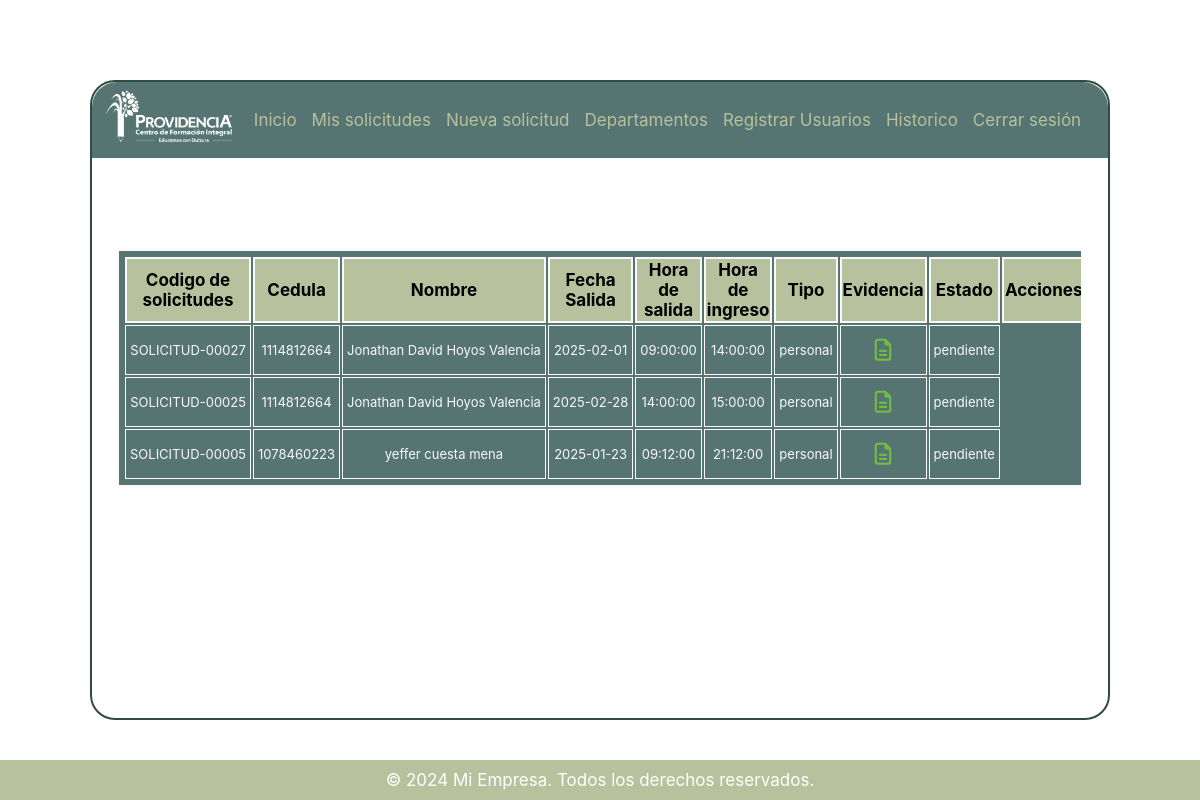
Screenshot of /app/views/dashboard.php (signed in) with the database file from the repository.
### tables this page shows
CREATE TABLE `solicitudes` (
  `id_solicitud` int(11) NOT NULL,
  `identificador_solicitud` varchar(50) NOT NULL,
  `nombre` varchar(100) NOT NULL,
  `cedula` int(11) NOT NULL,
  `correo` varchar(100) NOT NULL,
  `id_departamento` int(11) NOT NULL,
  `fecha_solicitud` datetime NOT NULL DEFAULT current_timestamp(),
  `fecha_permiso` date NOT NULL,
  `hora_salida` time NOT NULL,
  `hora_ingreso` time NOT NULL,
  `observaciones` text DEFAULT NULL,
  `tipo_permiso` varchar(19) NOT NULL,
  `evidencia` varchar(255) DEFAULT NULL,
  `motivo_del_desplazamiento` varchar(150) DEFAULT NULL,
  `departamento_del_desplazamiento` varchar(150) DEFAULT NULL,
  `municipio_del_desplazamiento` varchar(150) DEFAULT NULL,
  `lugar_del_desplazamiento` varchar(150) DEFAULT NULL,
  `medio_de_transporte` enum('MOTOCICLETA','AUTOMOVIL','TRANSPORTE PUBLICO','AVION') DEFAULT NULL,
  `placa_vehiculo` varchar(20) DEFAULT NULL,
  `estado` enum('pendiente','aprobada','rechazada','eliminada') DEFAULT 'pendiente',
  `estado_porteria` enum('pendiente','terminada') DEFAULT 'pendiente',
  `estado_revision` enum('pendiente','terminada') DEFAULT 'pendiente',
  `fecha_estado` datetime DEFAULT NULL,
  `fecha_estado_vigilancia` datetime DEFAULT NULL,
  `fecha_estado_revision` datetime DEFAULT NULL
);

### conexion.php (called while the page is built, shortened)
<?php
class ConectService {
    static public function conectar()
    {
             $rutaServidor = "localhost";
             $puerto = "3306";
             $usuario = "root";
             $contrasena = "";
             $BD = "solicitud_permisos";
        $base_de_datos = null;
        try {
            $base_de_datos = new PDO("mysql:host=$rutaServidor;port=$puerto;dbname=$BD", $usuario, $contrasena);
            $base_de_datos->setAttribute(PDO::ATTR_ERRMODE, PDO::ERRMODE_EXCEPTION);
        } catch (PDOException $e) {
            throw new Exception("Error al conectar a la base de datos: " . $e->getMessage());
        }
        return  $base_de_datos;
    }
}
?>

### app/controller/solicitudController.php (called while the page is built, shortened)
<?php
require_once __DIR__ . '/../models/SolicitudModel.php';
class SolicitudController {
    public $solicitudModel;
    public function __construct() {
        $this->solicitudModel = new solicitudModel();
    }
    public function solicitudesDeDepartamento($id_departamento){
        if (!$id_departamento) {
            return json_encode(['error' => 'El ID del departamento es obligatorio']);
        } else {
            $solicitudes = $this->solicitudModel->solicitudesDeDepartamento($id_departamento);
            if ($solicitudes) {
                return $solicitudes;
            } else {
                return false;
            }
        }
    }
}

### app/models/SolicitudModel.php (called while the page is built, shortened)
<?php
require_once __DIR__ . '/../../conexion.php';
class solicitudModel {
    private $db;
    public function __construct()
    {
        $this->db = ConectService::conectar();
    }
    public function solicitudesDeDepartamento($id_departamento){
        $sql = "SELECT * FROM solicitudes WHERE id_departamento = ? AND estado = 'pendiente' ORDER BY fecha_solicitud DESC;";
        $smtp = $this->db->prepare($sql);
        $smtp->execute([$id_departamento]);
        return $smtp->fetchAll(PDO::FETCH_ASSOC);
    }
}
?>

### app/views/dashboard.php (the view, shortened to what this page needs)
<?php
require_once __DIR__ . '/../controller/solicitudController.php';
$solicitudController = new SolicitudController();
$id_departamento = $_SESSION['id_departamento'];
$solicitudes = $solicitudController->solicitudesDeDepartamento($id_departamento);
?>
<!DOCTYPE html>
<html lang="es">
<head>
    <link rel="stylesheet" href="https://cdnjs.cloudflare.com/ajax/libs/font-awesome/6.4.0/css/all.min.css">
    <link rel="stylesheet" href="/solicitud_de_permisos_laborales/app/assets/css/style.css">
    <link rel="stylesheet" href="/solicitud_de_permisos_laborales/app/assets/css/tarjetas.css">
</head>
<body>
    <main>
    <section id="navigation">
    <nav>
        <figure style="margin:0; padding:0; width:150px;">
            <a href="dashboard.php"><img src="/solicitud_de_permisos_laborales/app/assets/img/logocfipblanco.png" style="width: 100%;" alt=""></a>
        </figure>
        <ul id="menu">
            <?php if ($_SESSION['rol'] == "lider_aprobador" || $_SESSION['rol'] == "administrador" || $_SESSION['rol'] == "TI"){
                echo '<li><a href="dashboard.php">Inicio</a></li>';
            }
            ?>
            <li><a href="solicitudes.php">Mis solicitudes</a></li>
            <li><a href="solicitud_de_permisos.php">Nueva solicitud</a></li>
            <?php if ($_SESSION['rol'] == 'administrador' || $_SESSION['rol'] == "TI"){
                    echo '<li><a href="departamentos.php">Departamentos</a></li>';
                    echo '<li><a href="register.php"> Registrar Usuarios</a></li>';
                    echo '<li><a href="historico.php"> Historico </a></li>';
                }
            ?>
            <li><a href="/solicitud_de_permisos_laborales/cierre_de_sesion.php" id="btn_salir">Cerrar sesión</a></li>
        </ul>
    </nav>
</section>
    <div class="tabla_registro">
        <table id="tabla_registros" style="height: 100% ;width: 100%;">
            <thead>
                <tr>
                    <th >Codigo de solicitudes</th>
                    <th >Cedula</th>
                    <th >Nombre</th>
                    <th >Fecha Salida</th>
                    <th >Hora de salida</th>
                    <th >Hora de ingreso</th>
                    <th >Tipo</th>
                    <th >Evidencia</th>
                    <th >Estado</th>
                    <?php if ($_SESSION['rol'] == 'lider_aprobador' || $_SESSION['rol']== 'TI' || $_SESSION['rol']== 'administrador'): ?>
                    <th >Acciones</th>
                    <?php endif; ?>
                </tr>
            </thead>
            <tbody>
                <?php if ($solicitudes): ?>
                <?php foreach ($solicitudes as $pruebas1): ?>
                <tr id="fila_<?php echo $pruebas1['id_solicitud']; ?>">
                    <td class="td_solicitud"><?php echo htmlspecialchars($pruebas1['identificador_solicitud']); ?></td>
                    <td class="td_solicitud"><?php echo htmlspecialchars($pruebas1['cedula']); ?></td>
                    <td class="td_solicitud"><?php echo htmlspecialchars($pruebas1['nombre']); ?></td>
                    <td class="td_solicitud"><?php echo htmlspecialchars($pruebas1['fecha_permiso']); ?></td>
                    <td class="td_solicitud"><?php echo htmlspecialchars($pruebas1['hora_salida']); ?></td>
                    <td class="td_solicitud"><?php echo htmlspecialchars($pruebas1['hora_ingreso']); ?></td>
                    <td class="td_solicitud"><?php echo htmlspecialchars($pruebas1['tipo_permiso']); ?></td>
                    <td class="td_solicitud">
                        <button class="btn_accion_solicitud"
                            onclick="procesarSolicitud4('evidencia', <?php echo $pruebas1['id_solicitud']; ?>)">
                            <i class="fa-regular fa-file-lines" style="font-size: 22px; color:var(--verde-corporativo);"></i>
                        </button>
                    </td>
                    <td class="td_solicitud" id="estado_<?php echo $pruebas1['id_solicitud']; ?>">
                        <?php echo htmlspecialchars($pruebas1['estado']); ?>
                    </td>
                </tr>
                <?php endforeach; ?>
                <?php else: ?>
                    <td class="td_solicitud" colspan="10">No tienes solicitudes pendientes en tu departamento</td>
                <?php endif; ?>
            </tbody>
        </table>
    </div>
    </main>
    <footer>
        <p>&copy; 2024 Mi Empresa. Todos los derechos reservados.</p>
    </footer>
</body>
</html>

### app/assets/css/style.css (style rules this page uses)
* { box-sizing: border-box; transition: all 0.3s ease-in-out; font-size: 17px; font-family: "Inter"; }
:root { --verde-corporativo: #72BE44; --verde-claro: #B7C19D; --azul-verde: #567572; --blanco: #F9F9F9; --verde-opaco: #2F4C3F; --veich:#E8D9cE; --gris-fondo: #ACB0AE; }
body, html { margin: 0; padding: 0; height: 100%; font-family: Arial, sans-serif; background: url(/solicitud_de_permisos_laborales/app/assets/img/loginBackground.jpg)center center /cover no-repeat ; }
#navigation { position: relative; display: flex; justify-content: space-between; width: 100%; background-color:var(--azul-verde); border-radius: 25px 25px 0 0; }
nav { position: relative; padding: 8px; width: 100%; display: flex; justify-content: space-between; }
nav ul li a { display: inline-flex; text-decoration: none; list-style-type: none; padding: 0; color: var(--verde-claro); }
nav ul li { display: inline; margin-right: 15px; }
main { position: absolute; top: 50%; left: 50%; transform: translate(-50% , -50%); margin: auto; background-color: rgba(255, 255, 255, 0.6); border-radius: 25px; border: solid 2px var(--verde-opaco); width: 85%; height: 80%; padding: 0px; display: flex; flex-direction: column; align-items: center; }
#menu { margin: 0 auto; padding: 0; display: flex; align-items: center; }
.tabla_registro { border: solid 2px var(--blanco); width: 95%; max-height: 60%; padding: 4px; position: absolute; left: 50%; top: 45%; transform: translateX(-50%) translateY(-50%); background-color: var(--azul-verde); overflow-y: auto; }
#tabla_registros thead { position: sticky; top: 0; background-color: var(--verde-claro); z-index: 1; padding: 0; margin: 0; }
.tabla_registro thead tr th { background-color: var(--verde-claro); border: solid 2px var(--blanco); text-align: center; }
.td_solicitud { font-size: 13px; border: solid 1px var(--blanco); color: var(--blanco); text-align: center; white-space: nowrap; padding: 4px; }
.btn_accion_solicitud { height: 40px; background: none; border: none; width: 40px; }
footer { background-color: var(--verde-claro); text-align: center; padding: 10px 0; color: white; position: absolute; bottom: 0; width: 100%; }
footer p { margin: 0; }

### rows the page displays
solicitudes: identificador_solicitud "SOLICITUD-00027", cedula "1114812664", nombre "Jonathan David Hoyos Valencia", fecha_permiso "2025-02-01", hora_salida "09:00:00", hora_ingreso "14:00:00", tipo_permiso "personal", estado "pendiente"
solicitudes: identificador_solicitud "SOLICITUD-00025", cedula "1114812664", nombre "Jonathan David Hoyos Valencia", fecha_permiso "2025-02-28", hora_salida "14:00:00", hora_ingreso "15:00:00", tipo_permiso "personal", estado "pendiente"
solicitudes: identificador_solicitud "SOLICITUD-00005", cedula "1078460223", nombre "yeffer cuesta mena", fecha_permiso "2025-01-23", hora_salida "09:12:00", hora_ingreso "21:12:00", tipo_permiso "personal", estado "pendiente"
